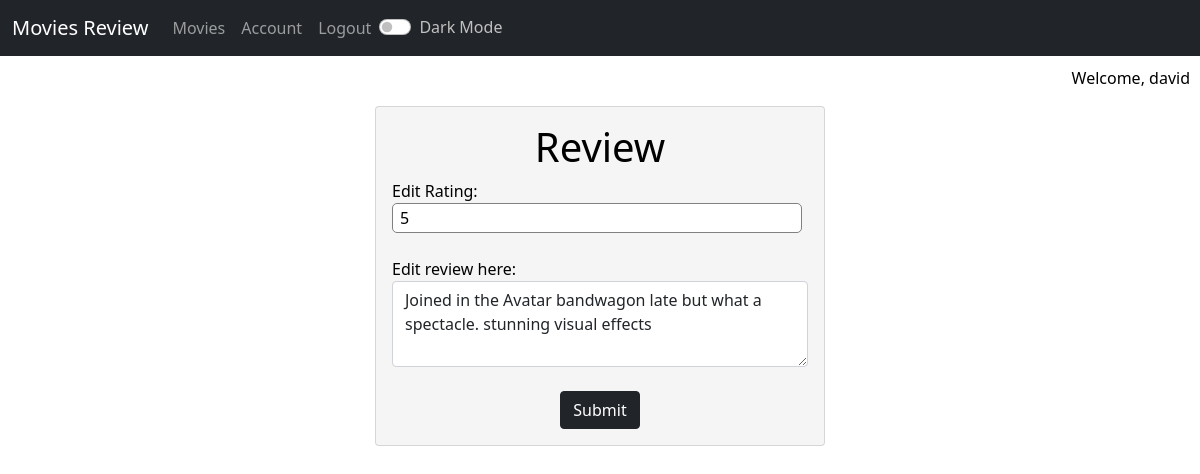
Screenshot of /editReview.php?reviewId=1 (signed in) with the database file from the repository.
### tables this page shows
CREATE TABLE `reviews` (
  `reviewId` int(11) NOT NULL,
  `movieId` int(11) NOT NULL,
  `userId` int(11) NOT NULL,
  `review` text NOT NULL,
  `rating` int(11) NOT NULL,
  `datePosted` datetime DEFAULT NULL
);

### editReview.php (the view, shortened to what this page needs)
<?php
include "dbFunction.php";
$reviewID = $_GET['reviewId'];
$queryReview = "SELECT * FROM reviews "
        . "WHERE reviewId=$reviewID";
$resultReview = mysqli_query($link, $queryReview) or
        die(mysqli_error($link));
$rowReview = mysqli_fetch_array($resultReview);
if (!isset($_SESSION['username'])) {
    $message = "<a href='login.php'>Login/Register</a>";
} else {
    $welcome = "Welcome, " . $_SESSION['username'] . "";
}
?>
<!DOCTYPE html>
<html>
    <head>
        <link href="https://cdn.jsdelivr.net/npm/bootstrap@5.1.1/dist/css/bootstrap.min.css" rel="stylesheet">
        <link rel="stylesheet" href="https://cdnjs.cloudflare.com/ajax/libs/font-awesome/5.15.4/css/all.min.css">
    </head>
    <body>
        <?php include "navbar1.php" ?>
        <p style="text-align: right ; padding-top: 10px; padding-right: 10px;"><?php echo $welcome ?></p>
        <div class="card" style="width: 450px; margin: 0px auto; float: none ; margin-bottom: 10px; margin-top: 10px; background-color: whitesmoke">
            <div class="card-body" style="">
                <h1 class="card-title" style="text-align: center; color: black">Review</h1>
                <form method="post" action="doEditReview.php">
                    <span style="color: black;">Edit Rating:</span><br>
                    <input type="number" name="rating" value="<?php echo $rowReview['rating'] ?>" required="required"/><br>
                    <div class="form-group">
                        <label for="exampleFormControlTextarea1" style="color: black">Edit review here:</label>
                        <textarea class="form-control" id="exampleFormControlTextarea1" rows="3" name="review"><?php echo $rowReview['review'] ?></textarea>
                    </div>
                    <div class="container">
                        <div class="row">
                            <div class="col text-center">
                                <input type="hidden" name="id" value="<?php echo $rowReview['reviewId'] ?>"/><br>
                                <button class="btn btn-dark bg-dark">Submit</button>
                            </div>
                        </div>
                    </div>
                </form>
            </div>
        </div>
    </body>
</html>

### editReview.php (style rules this page uses)
input { width:410px; display:block; border: 1px solid graytext; border-radius: 5px; height: 30px; text-indent: 5px; }
p { text-align: center; }

### navbar1.php (style rules this page uses)
body { background-color: #ffffff; color: #000000; }

### rows the page displays
reviews: rating "5", review "Joined in the Avatar bandwagon late but what a spectacle. stunning visual effects"

### other values shown
$welcome "Welcome, david"
